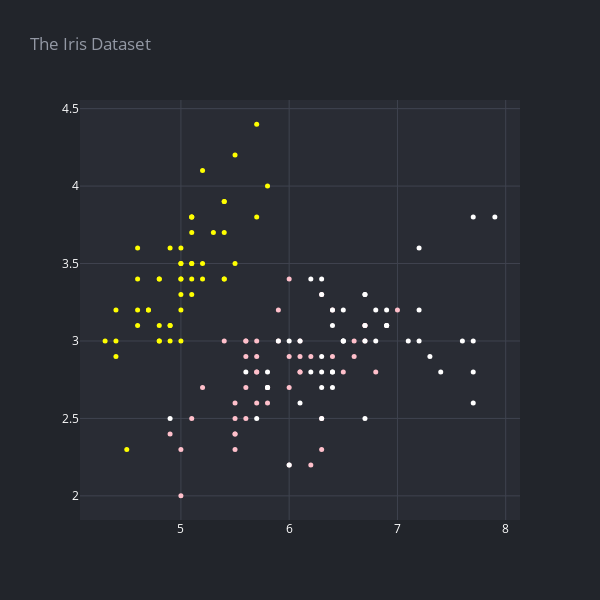

Here is the notebook cell this chart was saved with:
### Code cell
fig = go.Figure(data=[scatter(df.sepal_length, df.sepal_width, 'The Iris Dataset', mode='markers', size=5, opacity=1, color = [['yellow', 'pink', 'white'][a] for a in df.iris_type])])
render(fig, title='The Iris Dataset', height=600, width=600)

### Figure 1 — Plotly figure (JSON) as saved in the notebook; plotly's stock layout.template omitted (floating-point values rounded to 4 significant figures; data arrays with more than 128 entries replaced by an {"elided": "..."} marker saying what was removed)
{"data": [{"marker": {"color": {"elided": "150 str values"}, "size": 5}, "mode": "markers", "name": "The Iris Dataset", "opacity": 1, "type": "scatter", "x": {"elided": "150 float values"}, "y": {"elided": "150 float values"}}], "layout": {"height": 600, "legend": {"font": {"color": "#ffffff"}}, "paper_bgcolor": "#22252B", "plot_bgcolor": "#292C34", "title": {"font": {"color": "#9398A4"}, "text": "The Iris Dataset"}, "width": 600, "xaxis": {"gridcolor": "#3F434F", "tickfont": {"color": "#ffffff"}}, "yaxis": {"gridcolor": "#3F434F", "tickfont": {"color": "#ffffff"}}}}
